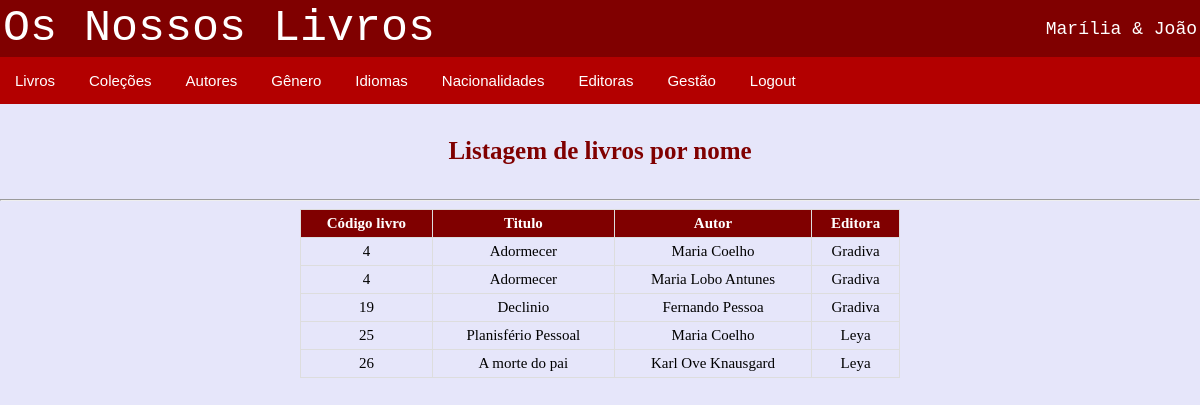
The app's page /livraria/pesquisa_nome_simples.php with its own data.
### tables this page shows
CREATE TABLE `editoras` (
  `id_editora` int NOT NULL,
  `editora` varchar(50) NOT NULL
);

### livraria/bd_classe_local.php (called while the page is built, shortened)
<?php
class acesso{
    var $servidor= "localhost";
    var $utilizador ="root";
    var $password="12345678";
    var $basedados="bdlivros";
    function ligar(){
        $this->ligacao=mysqli_connect($this->servidor, $this->utilizador, $this->password, $this->basedados);
    }
}
?>

### livraria/pesquisa_nome_simples.php (the view, shortened to what this page needs)
<?php
$acesso=new acesso();
$acesso->ligar();
$tabela=mysqli_query($acesso->ligacao,
    "SELECT Id_livro,titulo, CONCAT (a.nome, ' ', a.apelido) AS autor , editora
    FROM (SELECT l.Id_livro, isbn, titulo, id_editora, n_edicao, l.data, data_1_edicao, id_colecao, volume, id_idioma, id_genero, id_localizacao, a.Id_autor  FROM livros l
        LEFT JOIN autores_livro a
        ON l.Id_livro = a.Id_livro) la
    LEFT JOIN editoras e
    ON 	la.id_editora=e.id_editora
    LEFT JOIN autores a
    ON		la.id_autor=a.id_autor
    WHERE la.titulo LIKE CONCAT ('%','$_POST[txt_nome]','%')");
?>
<!DOCTYPE html>
<html lang="en">
<head>
<head>
    <link rel="stylesheet" href="estilos.css">
</head>
<body>
<?php include 'menu.php';?>
<h4>Listagem de livros por nome</h4>
    <hr>
    <table id="listatab">
        <tr>
            <th>Código livro</th>
            <th>Titulo</th>
            <th>Autor</th>
            <th>Editora</th>
        </tr>
        <?php
           while ($registo=mysqli_fetch_array($tabela))
           {
               ?>
               <tr>
                   <td><?php echo $registo['Id_livro'];?></td>
                   <td><?php echo $registo['titulo'];?></td>
                   <td><?php echo $registo['autor'];?></td>
                   <td><?php echo $registo['editora'];?></td>
                  </tr>
        <?php
           }
        ?>
    </table>
</body>
</html>

### livraria/CSS/estilos.css (style rules this page uses)
body { margin: 0px; background-color: #E6E6FA; }
.button:hover, .button2:hover, { background-color: #ffe6e6; color: black; }
#listatab { width: 600px; font-size: 15px; margin: auto; align: center; text-align: left; color: black; border-collapse: collapse; }
#listatab td, #listatab th { border: 1px solid #ddd; padding: 5px; text-align: center; }
#listatab th { background-color: #800000; color: white; }
h4 { text-align: center; font-size: 25px; color: #800000; }

### livraria/menu.php (style rules this page uses)
body { margin: 0px; }

### records on screen
editoras: Id_livro "4", titulo "Adormecer", autor "Maria Coelho", editora "Gradiva", autor "Maria Lobo Antunes", Id_livro "19", titulo "Declinio", autor "Fernando Pessoa"
editoras: Id_livro "25", titulo "Planisfério Pessoal", autor "Maria Coelho", editora "Leya", Id_livro "26", titulo "A morte do pai", autor "Karl Ove Knausgard"
